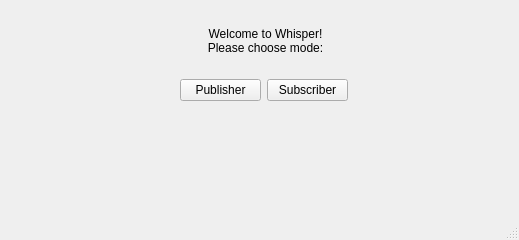
<?xml version="1.0" encoding="UTF-8"?>
<ui version="4.0">
 <class>MainWindow</class>
 <widget class="QMainWindow" name="MainWindow">
  <property name="geometry">
   <rect>
    <x>0</x>
    <y>0</y>
    <width>519</width>
    <height>240</height>
   </rect>
  </property>
  <property name="windowTitle">
   <string>Whisper</string>
  </property>
  <widget class="QWidget" name="centralwidget">
   <widget class="QWidget" name="horizontalLayoutWidget">
    <property name="geometry">
     <rect>
      <x>180</x>
      <y>50</y>
      <width>168</width>
      <height>80</height>
     </rect>
    </property>
    <layout class="QHBoxLayout" name="horizontalLayout">
     <item>
      <widget class="QPushButton" name="pubButton">
       <property name="text">
        <string>Publisher</string>
       </property>
      </widget>
     </item>
     <item>
      <widget class="QPushButton" name="subButton">
       <property name="text">
        <string>Subscriber</string>
       </property>
      </widget>
     </item>
    </layout>
   </widget>
   <widget class="QLabel" name="label">
    <property name="geometry">
     <rect>
      <x>180</x>
      <y>20</y>
      <width>171</width>
      <height>41</height>
     </rect>
    </property>
    <property name="text">
     <string>Welcome to Whisper!
Please choose mode:</string>
    </property>
    <property name="alignment">
     <set>Qt::AlignCenter</set>
    </property>
   </widget>
  </widget>
  <widget class="QMenuBar" name="menubar">
   <property name="geometry">
    <rect>
     <x>0</x>
     <y>0</y>
     <width>519</width>
     <height>21</height>
    </rect>
   </property>
  </widget>
  <widget class="QStatusBar" name="statusbar"/>
 </widget>
 <resources/>
 <connections/>
</ui>
